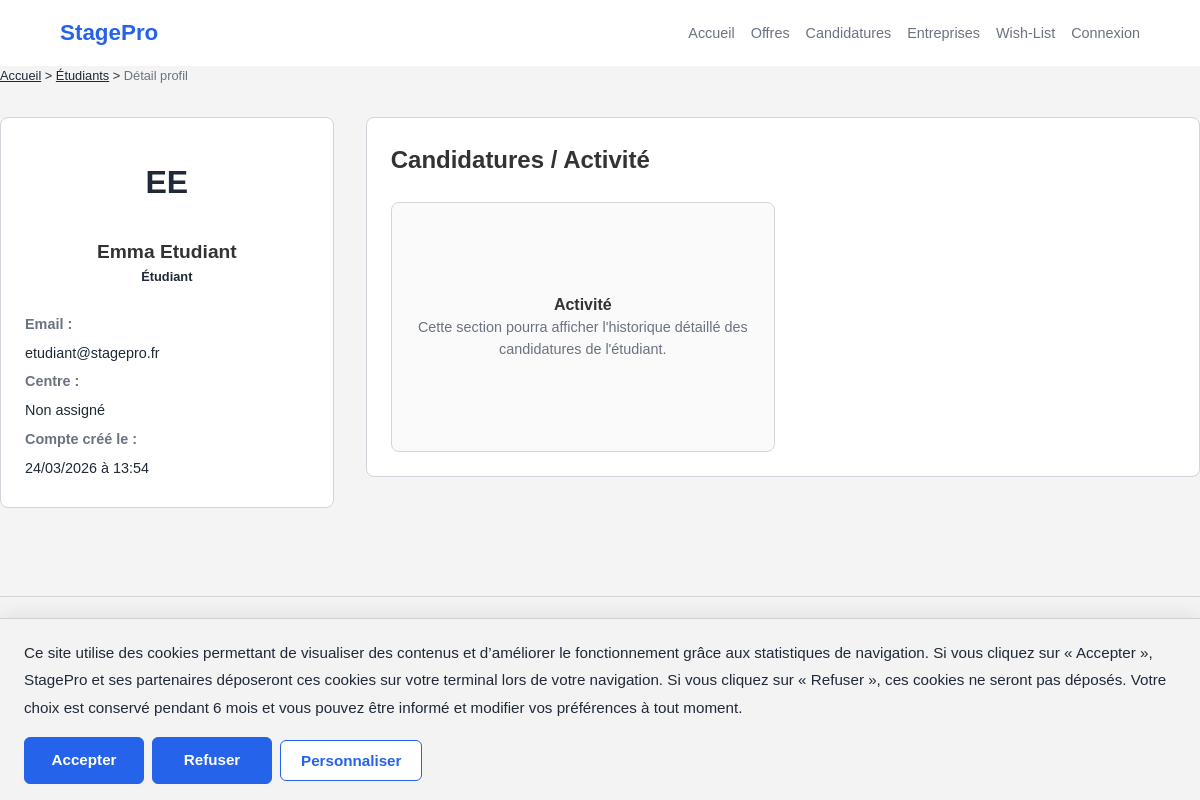
Screenshot of /index.php?page=etudiant-detail&id=3 with the database file from the repository.
### tables this page shows
CREATE TABLE `utilisateurs` (
  `id` int(11) NOT NULL,
  `nom` varchar(100) NOT NULL,
  `prenom` varchar(100) NOT NULL,
  `email` varchar(150) NOT NULL,
  `mot_de_passe` varchar(255) NOT NULL,
  `role_id` int(11) NOT NULL,
  `created_at` timestamp NOT NULL DEFAULT current_timestamp()
);

### app/Controllers/EtudiantController.php (called while the page is built, shortened)
<?php
require_once __DIR__ . '/../Models/Utilisateur.php';
class EtudiantController {
    private $model;
    public function __construct() {
        $this->model = new Utilisateur();
    }
    public function show($id) {
        $etudiant = $this->model->findById((int)$id);
        include __DIR__ . '/../Views/layout/header.php';
        include __DIR__ . '/../Views/etudiants/detail.php';
        include __DIR__ . '/../Views/layout/footer.php';
    }
}

### config/Database.php (called while the page is built)
<?php
class Database {
    private static $instance = null;
    public static function getConnection() {
        if (self::$instance === null) {
            try {
                self::$instance = new PDO(
                    "mysql:host=localhost;dbname=stagepro;charset=utf8",
                    "root",
                    ""
                );
                self::$instance->setAttribute(PDO::ATTR_ERRMODE, PDO::ERRMODE_EXCEPTION);
                self::$instance->setAttribute(PDO::ATTR_DEFAULT_FETCH_MODE, PDO::FETCH_ASSOC);
            } catch (PDOException $e) {
                die("Erreur de connexion : " . $e->getMessage());
            }
        }
        return self::$instance;
    }
}

### app/Models/Utilisateur.php (called while the page is built, shortened)
<?php
require_once __DIR__ . '/../../config/Database.php';
class Utilisateur {
    private $db;
    public function __construct() {
        $this->db = Database::getConnection();
    }
    public function findById($id) {
        $sql = "SELECT u.*, r.nom AS role_nom
                FROM utilisateurs u
                JOIN roles r ON u.role_id = r.id
                WHERE u.id = :id";
        $stmt = $this->db->prepare($sql);
        $stmt->execute(['id' => $id]);
        return $stmt->fetch(PDO::FETCH_ASSOC);
    }
}

### app/Views/etudiants/detail.php (the view, shortened to what this page needs)
<?php
$u = $etudiant ?? $utilisateur;
?>
<nav aria-label="Fil d’ariane" style="margin-bottom: 2rem; font-size: 0.8rem;">
  <p>
    <a href="index.php?page=home" style="color: var(--accent-blue);">Accueil</a> &gt;
    <a href="index.php?page=etudiants" style="color: var(--accent-blue);">Étudiants</a> &gt;
    <span style="color: var(--text-muted);">Détail profil</span>
  </p>
</nav>
<div style="display: grid; grid-template-columns: 1fr 2.5fr; gap: 2rem; align-items: start;">
  <aside>
    <section style="background: var(--surface); border: 1px solid var(--border); padding: 1.5rem; border-radius: 8px;">
      <div style="text-align: center; margin-bottom: 1.5rem;">
        <div style="width: 80px; height: 80px; background: var(--accent-blue); border-radius: 50%; margin: 0 auto 1rem; display: flex; align-items: center; justify-content: center; font-size: 2rem; font-weight: bold; color: var(--bg-dark);">
          <?= strtoupper(substr($u['prenom'] ?? 'U', 0, 1) . substr($u['nom'] ?? 'U', 0, 1)) ?>
        </div>
        <h2 style="font-size: 1.2rem; color: #333;"><?= htmlspecialchars(($u['prenom'] ?? '') . ' ' . ($u['nom'] ?? '')) ?></h2>
        <p style="font-size: 0.8rem; color: var(--accent-purple); font-weight: bold;">Étudiant</p>
      </div>
      <ul style="list-style: none; font-size: 0.9rem; line-height: 2; padding: 0;">
        <li>
            <strong style="color: var(--text-muted);">Email :</strong><br>
            <?= htmlspecialchars($u['email'] ?? 'Non renseigné') ?>
        </li>
        <li>
            <strong style="color: var(--text-muted);">Centre :</strong><br>
            <?= htmlspecialchars($u['centre_nom'] ?? 'Non assigné') ?>
        </li>
        <li>
            <strong style="color: var(--text-muted);">Compte créé le :</strong><br>
            <?= !empty($u['created_at']) ? date('d/m/Y à H:i', strtotime($u['created_at'])) : 'Non renseignée' ?>
        </li>
      </ul>
    </section>
  </aside>
  <main-content>
    <section style="background: var(--surface); border: 1px solid var(--border); padding: 1.5rem; border-radius: 8px;">
      <h2 style="margin-bottom: 1.5rem; color: #333;">Candidatures / Activité</h2>
      <div class="container-espaces" style="display: grid; grid-template-columns: repeat(auto-fill, minmax(280px, 1fr)); gap: 1rem;">
          <article class="card" style="border: 1px solid var(--border); padding: 1rem; border-radius: 8px; background: rgba(0,0,0,0.02);">
            <h3 style="font-size: 1rem; color: var(--accent-blue);">Activité</h3>
            <p style="font-size: 0.9rem; color: var(--text-muted);">
              Cette section pourra afficher l'historique détaillé des candidatures de l'étudiant.
            </p>
          </article>
      </div>
    </section>
  </main-content>
</div>

### public/styles.css (style rules this page uses)
:root { --bg-body: #f4f4f4; --surface: #ffffff; --accent: #2563eb; --text-main: #1f2937; --text-muted: #6b7280; --border: #d1d5db; --header-height: 0px; }
* { box-sizing: border-box; margin: 0; padding: 0; }
body { background-color: var(--bg-body); color: var(--text-main); font-family: sans-serif; line-height: 1.5; padding-bottom: 2rem; }
section { margin-bottom: 5rem; }
div[aria-label*="Liste"], .container-espaces, .grid-offres { display: grid; grid-template-columns: repeat(auto-fill, minmax(280px, 1fr)); gap: 1rem; margin-top: 1rem; }
article { background: var(--surface); border: 1px solid var(--border); padding: 1rem; position: relative; min-height: 150px; background-size: cover; background-position: center; }
.card { background-size: cover; background-position: center; min-height: 250px; display: flex; flex-direction: column; justify-content: center; text-align: center; border: 1px solid #ddd; border-radius: 8px; padding: 20px; text-decoration: none; color: #333; }
section:not(.hero):not(.entreprise-showcase):not(.espaces-section):not(.stats-section) { max-width: 1000px; margin: 0 auto 2.5rem auto; padding: 0 1rem; }

### rows the page displays
utilisateurs: prenom+nom "EE", prenom+nom "Emma Etudiant", email "etudiant@stagepro.fr", created_at "24/03/2026 à 13:54"

### other values shown
$u['centre_nom'] "Non assigné"
